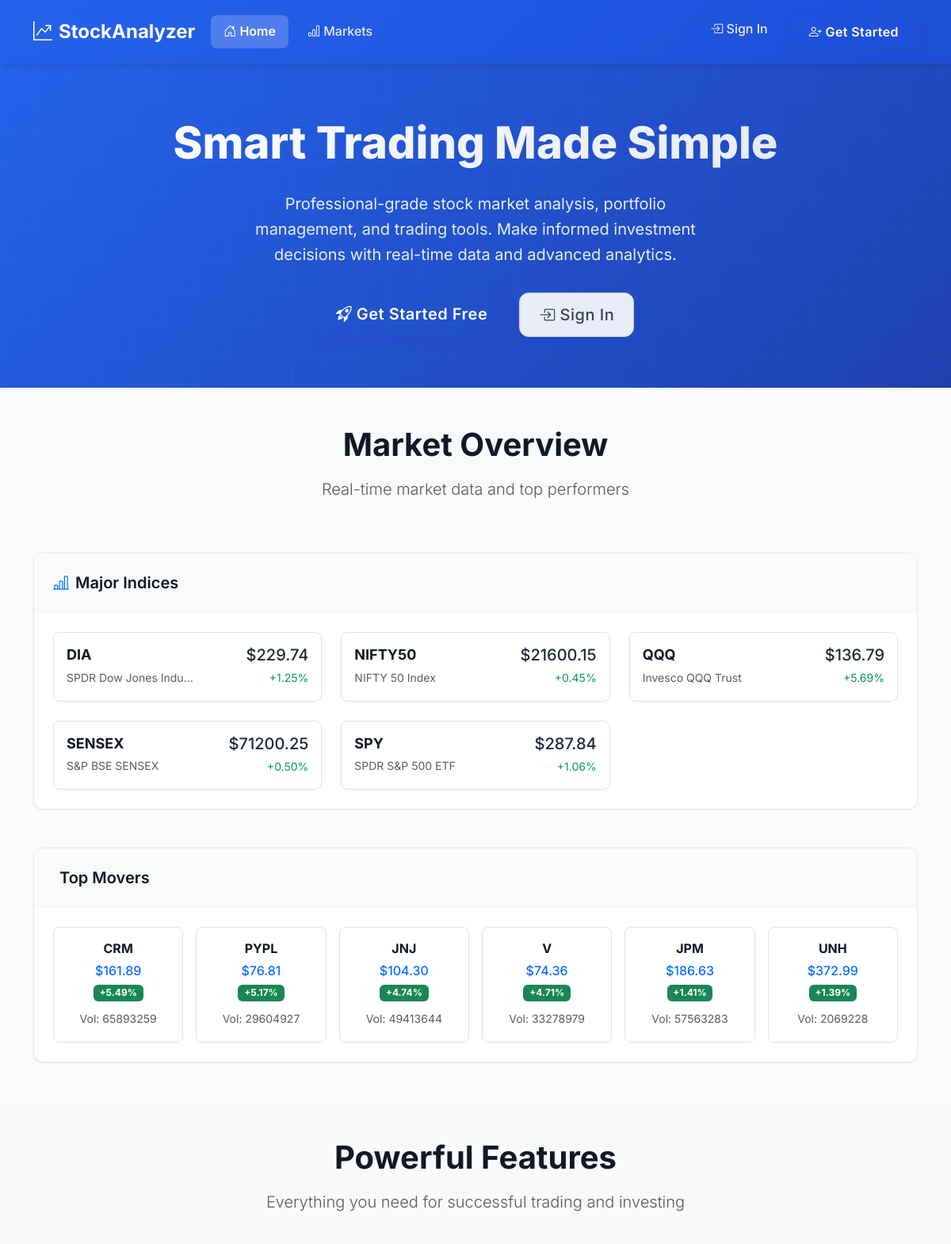
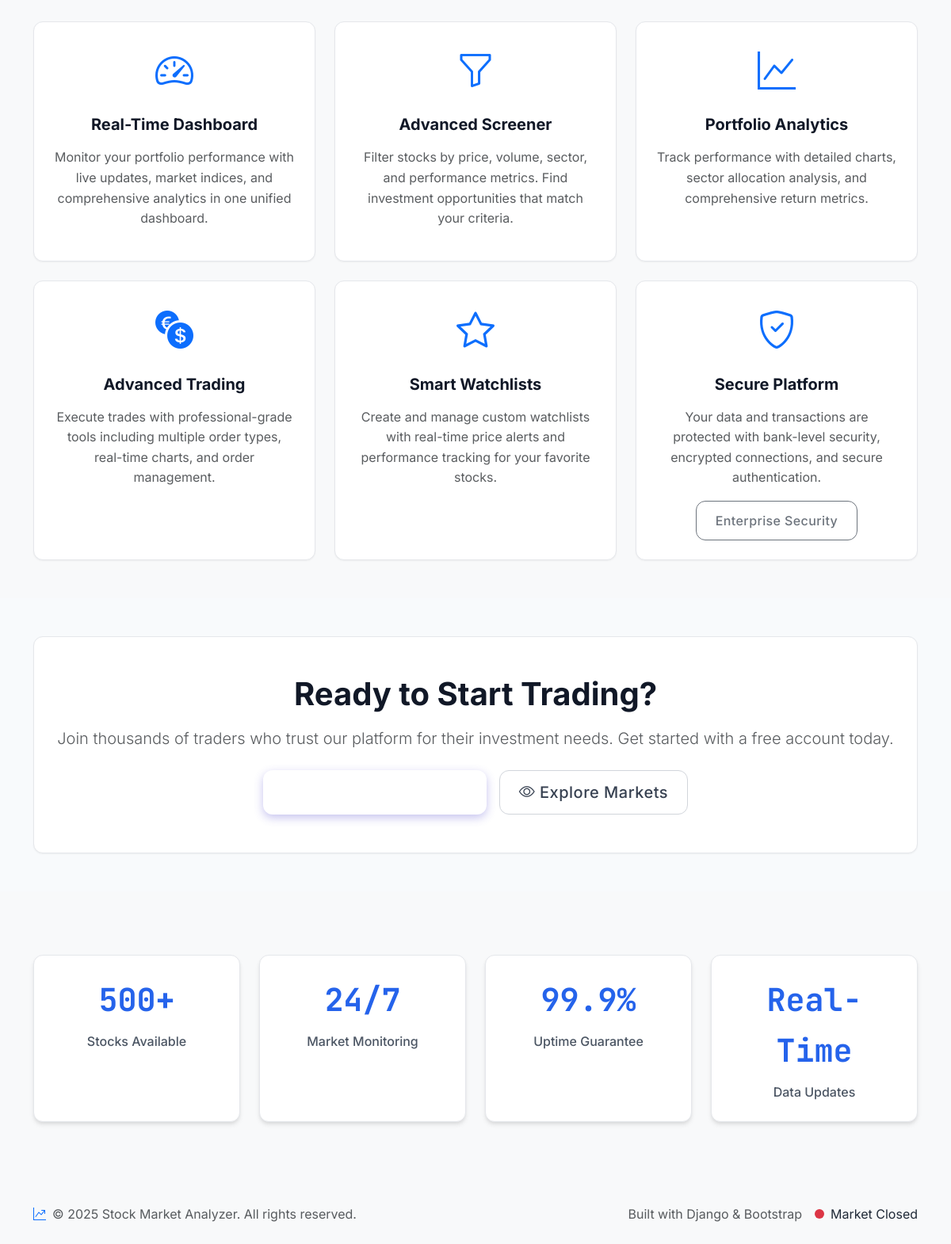
The page / on the database its author committed (2 pictures, top to bottom).
### markets/models.py (models this page shows, shortened)
class Ticker(models.Model):
    symbol = models.CharField(max_length=10, unique=True)
    name = models.CharField(max_length=100)
    exchange = models.CharField(max_length=20)
    sector = models.CharField(max_length=50)
    price = models.DecimalField(max_digits=10, decimal_places=2, default=0)
    change = models.DecimalField(max_digits=10, decimal_places=2, default=0)
    change_pct = models.DecimalField(max_digits=5, decimal_places=2, default=0)
    volume = models.BigIntegerField(default=0)
    last_updated = models.DateTimeField(auto_now=True)
    is_index = models.BooleanField(default=False)

### markets/views.py (the view)
# urls.py: path('', views.home, name='home'),
def home(request):
    indices = Ticker.objects.filter(is_index=True).order_by('symbol')
    top_movers = Ticker.objects.filter(is_index=False).order_by('-change_pct')[:6]
    context = {
        'indices': indices,
        'top_movers': top_movers,
    }
    return render(request, 'markets/home_modern.html', context)

### templates/markets/home_modern.html (shortened to what this page needs)
{% extends 'base_modern.html' %}
{% block content %}
<section class="hero-section">
    <div class="container">
        <div class="hero-content">
            <h1 class="hero-title">
                Smart Trading Made Simple
            </h1>
            <p class="hero-subtitle">
                Professional-grade stock market analysis, portfolio management, and trading tools.
                Make informed investment decisions with real-time data and advanced analytics.
            </p>
            {% if not user.is_authenticated %}
            <div class="d-flex gap-3 justify-content-center flex-wrap">
                <a href="{% url 'register' %}" class="btn btn-primary-modern btn-lg">
                    <i class="bi bi-rocket-takeoff"></i>
                    Get Started Free
                </a>
                <a href="{% url 'login' %}" class="btn btn-secondary-modern btn-lg">
                    <i class="bi bi-box-arrow-in-right"></i>
                    Sign In
                </a>
            </div>
            {% endif %}
        </div>
    </div>
</section>
<section class="py-5">
    <div class="container">
        <div class="row mb-5">
            <div class="col-12 text-center">
                <h2 class="display-6 fw-bold mb-3">Market Overview</h2>
                <p class="lead text-muted">Real-time market data and top performers</p>
            </div>
        </div>
        {% if indices %}
        <div class="row mb-5">
            <div class="col-12">
                <div class="modern-card">
                    <div class="modern-card-header">
                        <h3 class="modern-card-title">
                            <i class="bi bi-bar-chart-line text-primary"></i>
                            Major Indices
                        </h3>
                    </div>
                    <div class="modern-card-body">
                        <div class="row g-4">
                            {% for index in indices %}
                            <div class="col-md-4">
                                <div class="d-flex justify-content-between align-items-center p-3 border rounded-3">
                                    <div>
                                        <h5 class="mb-1 fw-bold">{{ index.symbol }}</h5>
                                        <small class="text-muted">{{ index.name|truncatechars:20 }}</small>
                                    </div>
                                    <div class="text-end">
                                        <div class="h5 mb-1">${{ index.price|floatformat:2 }}</div>
                                        <small class="{% if index.change_pct >= 0 %}price-positive{% else %}price-negative{% endif %}">
                                            {% if index.change_pct >= 0 %}+{% endif %}{{ index.change_pct|floatformat:2 }}%
                                        </small>
                                    </div>
                                </div>
                            </div>
                            {% endfor %}
                        </div>
                    </div>
                </div>
            </div>
        </div>
        {% endif %}
        {% if top_movers %}
        <div class="row">
            <div class="col-12">
                <div class="modern-card">
                    <div class="modern-card-header">
                        <h3 class="modern-card-title">
                            Top Movers
                        </h3>
                    </div>
                    <div class="modern-card-body">
                        <div class="row g-3">
                            {% for stock in top_movers %}
                            <div class="col-lg-2 col-md-4 col-sm-6">
                                <a href="{% url 'stock_detail' stock.symbol %}" class="text-decoration-none">
                                    <div class="p-3 border rounded-3 h-100 hover-effect">
                                        <div class="text-center">
                                            <h6 class="fw-bold mb-2">{{ stock.symbol }}</h6>
                                            <div class="h6 mb-1">${{ stock.price|floatformat:2 }}</div>
                                            <span class="badge {% if stock.change_pct >= 0 %}bg-success{% else %}bg-danger{% endif %}">
                                                {% if stock.change_pct >= 0 %}+{% endif %}{{ stock.change_pct|floatformat:2 }}%
                                            </span>
                                            <div class="mt-2">
                                                <small class="text-muted">Vol: {{ stock.volume|floatformat:0 }}</small>
                                            </div>
                                        </div>
                                    </div>
                                </a>
                            </div>
                            {% endfor %}
                        </div>
                    </div>
                </div>
            </div>
        </div>
        {% endif %}
    </div>
</section>
<section class="py-5 bg-light">
    <div class="container">
        <div class="row mb-5">
            <div class="col-12 text-center">
                <h2 class="display-6 fw-bold mb-3">Powerful Features</h2>
                <p class="lead text-muted">Everything you need for successful trading and investing</p>
            </div>
        </div>
        <div class="row g-4">
            <div class="col-lg-4 col-md-6">
                <div class="modern-card h-100">
                    <div class="modern-card-body text-center">
                        <div class="mb-3">
                            <i class="bi bi-speedometer2 text-primary" style="font-size: 3rem;"></i>
                        </div>
                        <h4 class="fw-bold mb-3">Real-Time Dashboard</h4>
                        <p class="text-muted">
                            Monitor your portfolio performance with live updates, market indices,
                            and comprehensive analytics in one unified dashboard.
                        </p>
                    </div>
                </div>
            </div>
            <div class="col-lg-4 col-md-6">
                <div class="modern-card h-100">
                    <div class="modern-card-body text-center">
                        <div class="mb-3">
                            <i class="bi bi-funnel text-primary" style="font-size: 3rem;"></i>
                        </div>
                        <h4 class="fw-bold mb-3">Advanced Screener</h4>
                        <p class="text-muted">
                            Filter stocks by price, volume, sector, and performance metrics.
                            Find investment opportunities that match your criteria.
                        </p>
                    </div>
                </div>
            </div>
            <div class="col-lg-4 col-md-6">
                <div class="modern-card h-100">
                    <div class="modern-card-body text-center">
                        <div class="mb-3">
                            <i class="bi bi-graph-up text-primary" style="font-size: 3rem;"></i>
                        </div>
                        <h4 class="fw-bold mb-3">Portfolio Analytics</h4>
                        <p class="text-muted">
                            Track performance with detailed charts, sector allocation analysis,
                            and comprehensive return metrics.
                        </p>
                    </div>
                </div>
            </div>
            <div class="col-lg-4 col-md-6">
                <div class="modern-card h-100">
                    <div class="modern-card-body text-center">
                        <div class="mb-3">
                            <i class="bi bi-currency-exchange text-primary" style="font-size: 3rem;"></i>
                        </div>
                        <h4 class="fw-bold mb-3">Advanced Trading</h4>
                        <p class="text-muted">
                            Execute trades with professional-grade tools including multiple order types,
                            real-time charts, and order management.
                        </p>
                    </div>
                </div>
            </div>
            <div class="col-lg-4 col-md-6">
                <div class="modern-card h-100">
                    <div class="modern-card-body text-center">
                        <div class="mb-3">
                            <i class="bi bi-star text-primary" style="font-size: 3rem;"></i>
                        </div>
                        <h4 class="fw-bold mb-3">Smart Watchlists</h4>
                        <p class="text-muted">
                            Create and manage custom watchlists with real-time price alerts
                            and performance tracking for your favorite stocks.
                        </p>
                    </div>
                </div>
            </div>
            <div class="col-lg-4 col-md-6">
                <div class="modern-card h-100">
                    <div class="modern-card-body text-center">
                        <div class="mb-3">
                            <i class="bi bi-shield-check text-primary" style="font-size: 3rem;"></i>
                        </div>
                        <h4 class="fw-bold mb-3">Secure Platform</h4>
                        <p class="text-muted">
                            Your data and transactions are protected with bank-level security,
                            encrypted connections, and secure authentication.
                        </p>
                        <div class="btn btn-secondary-modern disabled">
                            Enterprise Security
                        </div>
                    </div>
                </div>
            </div>
        </div>
    </div>
</section>
{% if not user.is_authenticated %}
<section class="py-5">
    <div class="container">
        <div class="row">
            <div class="col-12">
                <div class="modern-card">
                    <div class="modern-card-body text-center py-5">
                        <h2 class="display-6 fw-bold mb-3">Ready to Start Trading?</h2>
                        <p class="lead text-muted mb-4">
                            Join thousands of traders who trust our platform for their investment needs.
                            Get started with a free account today.
                        </p>
                        <div class="d-flex gap-3 justify-content-center flex-wrap">
                            <a href="{% url 'register' %}" class="btn btn-primary-modern btn-lg">
                                <i class="bi bi-person-plus"></i>
                            </a>
                            <a href="{% url 'stocks' %}" class="btn btn-secondary-modern btn-lg">
                                <i class="bi bi-eye"></i>
                                Explore Markets
                            </a>
                        </div>
                    </div>
                </div>
            </div>
        </div>
    </div>
</section>
{% endif %}
<section class="py-5 bg-light">
    <div class="container">
        <div class="stats-grid">
            <div class="stat-card">
                <div class="stat-value">500+</div>
                <div class="stat-label">Stocks Available</div>
            </div>
            <div class="stat-card">
                <div class="stat-value">24/7</div>
                <div class="stat-label">Market Monitoring</div>
            </div>
            <div class="stat-card">
                <div class="stat-value">99.9%</div>
                <div class="stat-label">Uptime Guarantee</div>
            </div>
            <div class="stat-card">
                <div class="stat-value">Real-Time</div>
                <div class="stat-label">Data Updates</div>
            </div>
        </div>
    </div>
</section>
{% endblock %}

### rows shown on the page
Ticker: symbol "DIA", name "SPDR Dow Jones Indu…", price "229.74", change_pct "1.25"
Ticker: symbol "NIFTY50", name "NIFTY 50 Index", price "21600.15", change_pct "0.45"
Ticker: symbol "QQQ", name "Invesco QQQ Trust", price "136.79", change_pct "5.69"
Ticker: symbol "SENSEX", name "S&P BSE SENSEX", price "71200.25", change_pct "0.50"
Ticker: symbol "SPY", name "SPDR S&P 500 ETF", price "287.84", change_pct "1.06"
Ticker: symbol "CRM", price "161.89", change_pct "5.49", volume "65893259"
Ticker: symbol "PYPL", price "76.81", change_pct "5.17", volume "29604927"
Ticker: symbol "JNJ", price "104.30", change_pct "4.74", volume "49413644"
Ticker: symbol "V", price "74.36", change_pct "4.71", volume "33278979"
Ticker: symbol "JPM", price "186.63", change_pct "1.41", volume "57563283"
Ticker: symbol "UNH", price "372.99", change_pct "1.39", volume "2069228"
